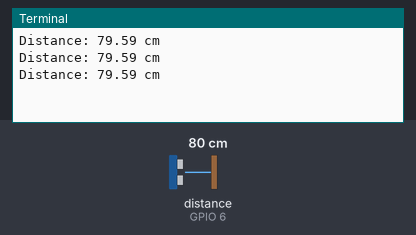
A program run on a simulated Raspberry Pi (BCM pin numbers). Shown: the last lines printed to the terminal. The inputs (shaded band) are chosen by the test bench; at power-on: distance to the obstacle (sensor on GPIO 6) 80 cm. The echo pulse lasts 58.3 µs per cm; web requests get an empty 200 reply after 0.4 s; the clock reads 2024-03-15 10:24:30 at power-on unless the program sets it.

Above: at 8.0 s.
8.1 s: distance to the obstacle (sensor on GPIO 6) set to 17 cm
At 10.9 s:
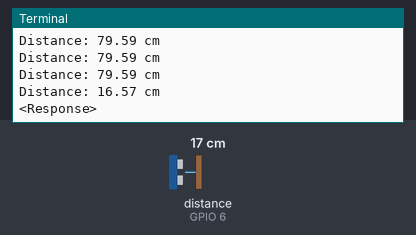
11.1 s: distance to the obstacle (sensor on GPIO 6) set to 21 cm
At 15.7 s:
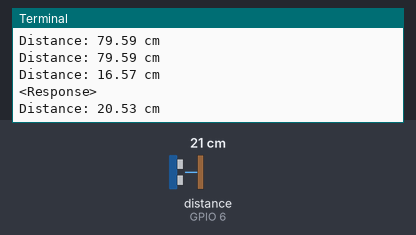
Timing chart, 0 to 17.2 s (numbered marks = the images above; inputs shaded):
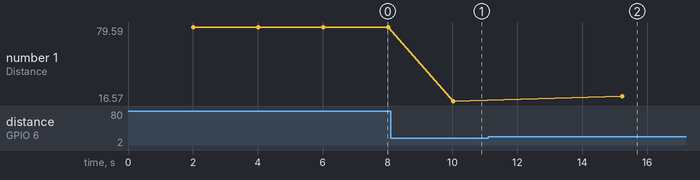

Measured:
- the behaviour switches between 19 and 20 cm on distance to the obstacle (sensor on GPIO 6) (found by bisection; images 1 and 2)
- after the input at 8.1 s, the terminal: prints a new line after 1.9 s (image 1)
- after the input at 11.1 s, the terminal: prints a new line after 4.1 s (image 2)
- plotted number 1: 79.59 → 16.57 after the input at 8.1 s, 16.57 → 20.53 after the input at 11.1 s

The program:

ultra2.py
```python
import RPi.GPIO as GPIO
import requests#Import GPIO library
import time
GPIO.setmode(GPIO.BCM)
TRIG3 = 5                                 #Associate pin 23 to TRIG
ECHO3 = 6                                  #Associate pin 24 to ECHO

GPIO.setup(TRIG3,GPIO.OUT)                  #Set pin as GPIO out
GPIO.setup(ECHO3,GPIO.IN)                   #Set pin as GPIO in

def slot2():
    GPIO.setmode(GPIO.BCM)
    TRIG3 = 5                                 #Associate pin 23 to TRIG
    ECHO3 = 6

    GPIO.setup(TRIG3,GPIO.OUT)                  #Set pin as GPIO out
    GPIO.setup(ECHO3,GPIO.IN)                   #Set pin as GPIO in
#Associate pin 24 to ECHO

    status=0
    #print ("Distance measurement in progress")


    GPIO.output(TRIG3, False)                 #Set TRIG as LOW
    #print ("Waitng For Sensor To Settle")
    time.sleep(2)                            #Delay of 2 seconds

    GPIO.output(TRIG3, True)                  #Set TRIG as HIGH
    time.sleep(0.00001)                      #Delay of 0.00001 seconds
    GPIO.output(TRIG3, False)                 #Set TRIG as LOW

    while GPIO.input(ECHO3)==0:               #Check whether the ECHO is LOW
        pulse_start = time.time()              #Saves the last known time of LOW pulse

    while GPIO.input(ECHO3)==1:               #Check whether the ECHO is HIGH
        pulse_end = time.time()                #Saves the last known time of HIGH pulse

    pulse_duration = pulse_end - pulse_start #Get pulse duration to a variable

    distance = pulse_duration * 17150        #Multiply pulse duration by 17150 to get distance
    distance = round(distance, 2)            #Round to two decimal points

      #Check whether the distance is within range
    print ("Distance:",distance - 0.5,"cm")  #Print distance with 0.5 cm calibrat                #display out of range

    if distance < 20:
        GPIO.cleanup()
        n={'slot2':'1'}
        r=requests.post('http://192.168.137.227:80/carparking/checking_slot.php',data=n)
        print(r)
        slot22()

    else:
        #return status
        slot2()

def slot22():
    GPIO.setmode(GPIO.BCM)
    TRIG3 = 5                                 #Associate pin 23 to TRIG
    ECHO3 = 6

    GPIO.setup(TRIG3,GPIO.OUT)                  #Set pin as GPIO out
    GPIO.setup(ECHO3,GPIO.IN)                   #Set pin as GPIO in
#Ass
    status=1
    #print ("Distance measurement in progress")


    GPIO.output(TRIG3, False)                 #Set TRIG as LOW
    #print ("Waitng For Sensor To Settle")
    time.sleep(2)                            #Delay of 2 seconds

    GPIO.output(TRIG3, True)                  #Set TRIG as HIGH
    time.sleep(0.00001)                      #Delay of 0.00001 seconds
    GPIO.output(TRIG3, False)                 #Set TRIG as LOW

    while GPIO.input(ECHO3)==0:               #Check whether the ECHO is LOW
        pulse_start = time.time()              #Saves the last known time of LOW pulse

    while GPIO.input(ECHO3)==1:               #Check whether the ECHO is HIGH
        pulse_end = time.time()                #Saves the last known time of HIGH pulse

    pulse_duration = pulse_end - pulse_start #Get pulse duration to a variable

    distance = pulse_duration * 17150        #Multiply pulse duration by 17150 to get distance
    distance = round(distance, 2)            #Round to two decimal points

      #Check whether the distance is within range
    #print ("Distance:",distance - 0.5,"cm")  #Print distance with 0.5 cm calibrat                #display out of range

    if distance > 20:
        GPIO.cleanup()

        n={'empty2':'slot2'}
        r=requests.post('http://192.168.137.227:80/carparking/slot.php',data=n)
        n={'slot22':'0'}
        r=requests.post('http://192.168.137.227:80/carparking/checking_slot.php',data=n)

        slot2()

    else:

        slot22()

slot2()
GPIO.cleanup()
```
